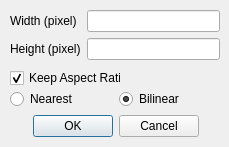
<?xml version="1.0" encoding="UTF-8"?>
<ui version="4.0">
 <class>DialogResize</class>
 <widget class="QDialog" name="DialogResize">
  <property name="geometry">
   <rect>
    <x>0</x>
    <y>0</y>
    <width>229</width>
    <height>147</height>
   </rect>
  </property>
  <property name="windowTitle">
   <string>Dialog</string>
  </property>
  <property name="windowIcon">
   <iconset resource="../../libsources/icon.qrc">
    <normaloff>:/icon/simpleProcessing.ico</normaloff>:/icon/simpleProcessing.ico</iconset>
  </property>
  <widget class="QDialogButtonBox" name="buttonBox">
   <property name="geometry">
    <rect>
     <x>10</x>
     <y>110</y>
     <width>211</width>
     <height>32</height>
    </rect>
   </property>
   <property name="orientation">
    <enum>Qt::Horizontal</enum>
   </property>
   <property name="standardButtons">
    <set>QDialogButtonBox::Cancel|QDialogButtonBox::Ok</set>
   </property>
   <property name="centerButtons">
    <bool>true</bool>
   </property>
  </widget>
  <widget class="QCheckBox" name="checkBox_keepAspect">
   <property name="geometry">
    <rect>
     <x>10</x>
     <y>70</y>
     <width>111</width>
     <height>16</height>
    </rect>
   </property>
   <property name="text">
    <string>Keep Aspect Ratio</string>
   </property>
   <property name="checked">
    <bool>true</bool>
   </property>
  </widget>
  <widget class="QWidget" name="layoutWidget">
   <property name="geometry">
    <rect>
     <x>10</x>
     <y>10</y>
     <width>210</width>
     <height>50</height>
    </rect>
   </property>
   <layout class="QHBoxLayout" name="horizontalLayout">
    <item>
     <layout class="QVBoxLayout" name="verticalLayout">
      <item>
       <widget class="QLabel" name="label">
        <property name="text">
         <string>Width (pixel)</string>
        </property>
       </widget>
      </item>
      <item>
       <widget class="QLabel" name="label_2">
        <property name="text">
         <string>Height (pixel)</string>
        </property>
       </widget>
      </item>
     </layout>
    </item>
    <item>
     <layout class="QVBoxLayout" name="verticalLayout_2">
      <item>
       <widget class="QLineEdit" name="lineEdit_resizeW">
        <property name="inputMethodHints">
         <set>Qt::ImhDigitsOnly</set>
        </property>
        <property name="maxLength">
         <number>4</number>
        </property>
       </widget>
      </item>
      <item>
       <widget class="QLineEdit" name="lineEdit_resizeH">
        <property name="inputMethodHints">
         <set>Qt::ImhDigitsOnly</set>
        </property>
        <property name="maxLength">
         <number>4</number>
        </property>
       </widget>
      </item>
     </layout>
    </item>
   </layout>
  </widget>
  <widget class="QWidget" name="layoutWidget">
   <property name="geometry">
    <rect>
     <x>10</x>
     <y>90</y>
     <width>211</width>
     <height>18</height>
    </rect>
   </property>
   <layout class="QHBoxLayout" name="horizontalLayout_2">
    <item>
     <widget class="QRadioButton" name="radioButton_nearestResize">
      <property name="text">
       <string>Nearest</string>
      </property>
     </widget>
    </item>
    <item>
     <widget class="QRadioButton" name="radioButton_bilinearResize">
      <property name="text">
       <string>Bilinear</string>
      </property>
      <property name="checked">
       <bool>true</bool>
      </property>
     </widget>
    </item>
   </layout>
  </widget>
 </widget>
 <resources>
  <include location="../../libsources/icon.qrc"/>
 </resources>
 <connections>
  <connection>
   <sender>buttonBox</sender>
   <signal>accepted()</signal>
   <receiver>DialogResize</receiver>
   <slot>accept()</slot>
   <hints>
    <hint type="sourcelabel">
     <x>248</x>
     <y>254</y>
    </hint>
    <hint type="destinationlabel">
     <x>157</x>
     <y>274</y>
    </hint>
   </hints>
  </connection>
  <connection>
   <sender>buttonBox</sender>
   <signal>rejected()</signal>
   <receiver>DialogResize</receiver>
   <slot>reject()</slot>
   <hints>
    <hint type="sourcelabel">
     <x>316</x>
     <y>260</y>
    </hint>
    <hint type="destinationlabel">
     <x>286</x>
     <y>274</y>
    </hint>
   </hints>
  </connection>
 </connections>
</ui>
